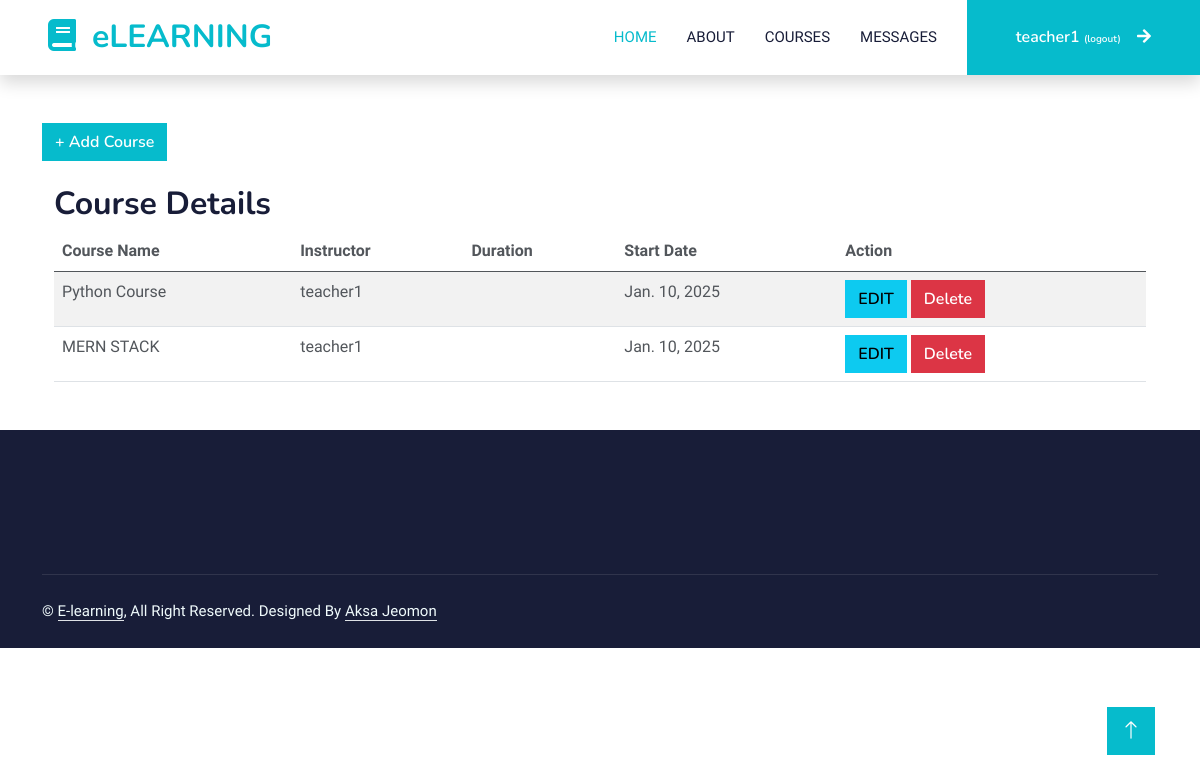
The app's page /my_course (signed in) with its own data.
### study/models.py (models this page shows)
class Courses(models.Model):
    user = models.ForeignKey(User,on_delete=models.CASCADE, related_query_name="owner")
    course_title = models.CharField(max_length=255)
    added_date = models.DateField(auto_now_add=True)
    description = models.TextField()

### study/views.py (the view, shortened to what this page needs)
# urls.py: path("my_course",views.my_course,name="my_course"),
def my_course(request):
    form = CoursesForm()
    course = Courses.objects.filter(user = request.user)
    context = {
        "form":form,
        "course":course
    }
    return render(request,"teacher/my-course.html",context)

### templates/teacher/my-course.html (shortened to what this page needs)
{% extends 'teacher_index.html'%}
{% block content %}
<div class="container mt-5">
<button class="btn btn-primary" data-bs-toggle="modal" data-bs-target="#exampleModal"> + Add Course</button>
    <div class="container mt-4">
        <h2>Course Details</h2>
        <table class="table table-striped">
            <thead>
                <tr>
                    <th>Course Name</th>
                    <th>Instructor</th>
                    <th>Duration</th>
                    <th>Start Date</th>
                    <th>Action</th>
                </tr>
            </thead>
            <tbody>
                {% for courses in course %}
                <tr>
                    <td>{{ courses.course_title }}</td>
                    <td>{{ courses.user.username }}</td>
                    <td>{{ courses.classes_for_course_set.count }}</td>
                    <td>{{ courses.added_date }}</td>
                    <th>
                        <a href="{%url 'course_edit' courses.id %}" class="btn btn-info">EDIT</a>
                        <a href="{%url 'course_delete' courses.id %}" class="btn btn-danger">Delete</a>
                    </th>
                </tr>
                {% endfor %}
            </tbody>
        </table>
    </div>
</div>
    {% endblock %}

### templates/teacher_index.html (shortened to what this page needs)
<!DOCTYPE html>
{% load static %}
<html lang="en">
<head>
    <link rel="stylesheet" href="https://cdn.jsdelivr.net/npm/bootstrap-icons@1.11.3/font/bootstrap-icons.min.css">
    <link href="https://cdnjs.cloudflare.com/ajax/libs/font-awesome/5.10.0/css/all.min.css" rel="stylesheet">
    <link href="https://cdn.jsdelivr.net/npm/bootstrap-icons@1.4.1/font/bootstrap-icons.css" rel="stylesheet">
    <link href="{%static 'lib/animate/animate.min.css' %}" rel="stylesheet">
    <link href="{%static 'lib/owlcarousel/assets/owl.carousel.min.css' %}" rel="stylesheet">
    <link href="{%static 'css/bootstrap.min.css' %}" rel="stylesheet">
    <link href="{%static 'css/style.css' %}" rel="stylesheet">
</head>
<body>
    <nav class="navbar navbar-expand-lg bg-white navbar-light shadow sticky-top p-0">
        <a href="{%url 'HomePage' %}" class="navbar-brand d-flex align-items-center px-4 px-lg-5">
            <h2 class="m-0 text-primary"><i class="fa fa-book me-3"></i>eLEARNING</h2>
        </a>
        <div class="collapse navbar-collapse" id="navbarCollapse">
            <div class="navbar-nav ms-auto p-4 p-lg-0">
                <a href="{%url 'HomePage' %}" class="nav-item nav-link active">Home</a>
                <a href="{%url 'HomePage' %}#about" class="nav-item nav-link">About</a>
                {% if request.user.is_authenticated %}
                <a href="{%url 'my_course' %}" class="nav-item nav-link">Courses</a>
                <a href="{%url 'messages_teacher' %}" class="nav-item nav-link">Messages</a>
                {% endif %}
            </div>
            {% if request.user.is_authenticated %}
            <a href="{%url 'SignOut' %}" class="btn btn-primary py-4 px-lg-5 d-none d-lg-block">{{request.user}} <small
                    style="font-size: x-small;">(logout)</small><i class="fa fa-arrow-right ms-3"></i></a>
            {% else %}
            <a href="{%url 'SignIn' %}" class="btn btn-primary py-4 px-lg-5 d-none d-lg-block">Account<i
                    class="fa fa-arrow-right ms-3"></i></a>
            {% endif %}
        </div>
    </nav>
    {% block content %}
    {% endblock %}
    <div class="container-fluid bg-dark text-light footer pt-5 mt-5 wow fadeIn" data-wow-delay="0.1s">
        <div class="container py-5">
        </div>
        <div class="container">
            <div class="copyright">
                <div class="row">
                    <div class="col-md-6 text-center text-md-start mb-3 mb-md-0">
                        &copy; <a class="border-bottom" href="#">E-learning</a>, All Right Reserved.
                        Designed By <a class="border-bottom" href="">Aksa Jeomon</a>
                    </div>
                    <div class="col-md-6 text-center text-md-end">
                    </div>
                </div>
            </div>
        </div>
    </div>
    <a href="#" class="btn btn-lg btn-primary btn-lg-square back-to-top"><i class="bi bi-arrow-up"></i></a>
</body>
</html>

### static/css/style.css (style rules this page uses)
:root { --primary: #06BBCC; --light: #F0FBFC; --dark: #181d38; }
.back-to-top { position: fixed; display: none; right: 45px; bottom: 45px; z-index: 99; }
.btn { font-family: 'Nunito', sans-serif; font-weight: 600; transition: .5s; }
.btn.btn-primary, .btn.btn-secondary { color: #FFFFFF; }
.btn-lg-square { width: 48px; height: 48px; }
.btn-square, .btn-sm-square, .btn-lg-square { padding: 0; display: flex; align-items: center; justify-content: center; font-weight: normal; border-radius: 0px; }
.navbar-light .navbar-nav .nav-link { margin-right: 30px; padding: 25px 0; color: #FFFFFF; font-size: 15px; text-transform: uppercase; outline: none; }
.navbar-light .navbar-nav .nav-link:hover, .navbar-light .navbar-nav .nav-link.active { color: var(--primary); }
.navbar-light .navbar-brand, .navbar-light a.btn { height: 75px; }
.navbar-light .navbar-nav .nav-link { color: var(--dark); font-weight: 500; }
.navbar-light.sticky-top { top: -100px; transition: .5s; }
.footer .copyright { padding: 25px 0; font-size: 15px; border-top: 1px solid rgba(256, 256, 256, .1); }
.footer .copyright a { color: var(--light); }

### records on screen
Courses: course_title "Python Course", user.username "teacher1", added_date "Jan. 10, 2025"
Courses: course_title "MERN STACK", user.username "teacher1", added_date "Jan. 10, 2025"

### other values on screen
{{ request.user }} "teacher1"
